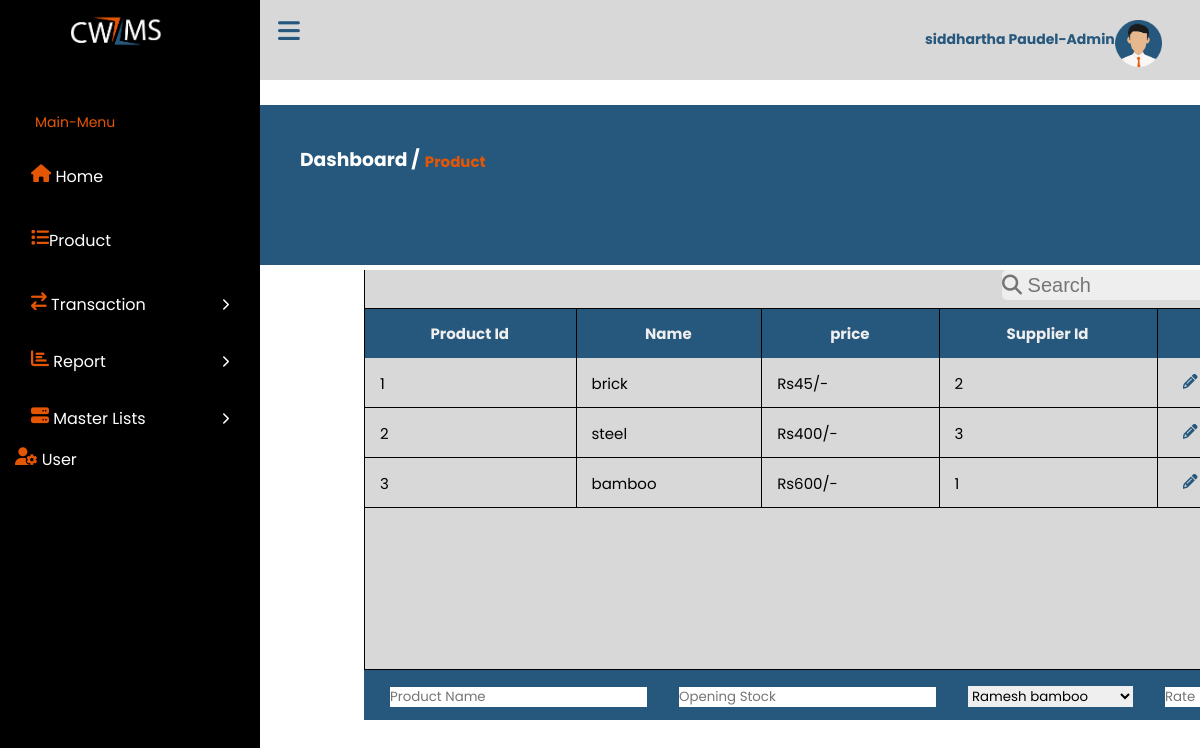
The app's page /product.php (signed in) with its own data.
### tables this page shows
CREATE TABLE `users` (
  `Id` int(11) NOT NULL,
  `Username` varchar(200) NOT NULL,
  `Email` varchar(200) NOT NULL,
  `Address` varchar(100) NOT NULL,
  `Password` varchar(200) NOT NULL
);

CREATE TABLE `product` (
  `product_id` int(11) NOT NULL,
  `name` varchar(100) NOT NULL,
  `supplier_id` int(11) NOT NULL,
  `price` varchar(100) NOT NULL
);

### addproduct.php (the view, shortened to what this page needs)
<div class="boxedform">
<form action="" method="post">
<table id="bulbul">
    <tr>
        <td><input type="text" name="name" placeholder="Product Name"></td>
         <td><input type="text" name="quantity" placeholder="Opening Stock"></td>
<td>
    <select name="suppliers"><?php
$host = 'localhost';
$user = 'root';
$pass = '';
$db = 'cwims';
$conn = new mysqli($host, $user, $pass, $db);
$sql = "SELECT * FROM suppliers";
$result = $conn->query($sql);
if ($result->num_rows > 0) {
  while($row = $result->fetch_assoc()) {
    echo"<option value=".$row["supplier_id"].">" .$row["name"]."</option>";
  }
  echo "</select>";
} else {
  echo "0 results";
}
?>
</td>
  <td><input type="number" name="rate" placeholder="Rate"></td>
    </tr>
</table>
</form>
</div>

### product.php (shortened to what this page needs)
<?php
   include("php/config.php");
?>
<!DOCTYPE html>
<html lang="en">
  <head>
    <link rel="stylesheet" href="https://cdnjs.cloudflare.com/ajax/libs/font-awesome/6.2.1/css/all.min.css" />
  </head>
  <body>
    <nav class="sidebar">
     <img src="images/logpcwims.png" id="img2233">
      <div class="menu-content">
        <ul class="menu-items">
          <div class="menu-title" id="menu-title">Main-Menu</div>
          <li class="item">
            <a href="home.php"><i class="fa fa-home" id="menlogo"></i> Home</a>
          </li>
          <li class="item">
            <a href="product.php"><i class="fa fa-list" id="menlogo"></i>Product</a>
          </li>
          <li class="item">
            <div class="submenu-item">
              <span><i class="fa fa-exchange" area-hidden="true" id="menlogo" ></i> Transaction</span>
              <i class="fa-solid fa-chevron-right"></i>
            </div>
          </li>
          <li class="item">
            <div class="submenu-item">
              <span><i class="fa fa-bar-chart" area-hidden="true" id="menlogo" ></i> Report</span>
              <i class="fa-solid fa-chevron-right"></i>
            </div>
          </li>
          <li class="item">
            <div class="submenu-item">
              <span><i class="fa fa-server" area-hidden="true" id="menlogo" ></i> Master Lists</span>
              <i class="fa-solid fa-chevron-right"></i>
            </div>
          </li>
          <?php
            $id = $_SESSION['id'];
            $query = mysqli_query($con,"SELECT*FROM users WHERE Id=$id");
            while($result = mysqli_fetch_assoc($query)){
                $res_Uname = $result['Username'];
                $res_id = $result['Id'];
            }
           echo " <i class='fa fa-user-gear' id='menlogo'></i>"; echo "<a href='edit.php?Id=$res_id'> User</a>";
            ?>
        </ul>
      </div>
    </nav>
    <nav class="navbar">
      <i class="fa-solid fa-bars" id="sidebar-close"></i>
      <div class="namecont">
      <h1 id="name1"> <?php echo $res_Uname?>-Admin</h1>
      <div class="img__wrap">
                 <img class="img__img" src="images/avatar.png" id="avtr" />
       </div>
      </div>
    </nav>
    <main class="main">
       <div class="maintop">
        <div class="pageinfo">
            <h3 id="nameD">Dashboard /</h3>
        </div>
        <div class="mainmid">
            <?php include 'display.product.php';?>
  </body>
</html>

### display.product.php (shortened to what this page needs)
<link rel="stylesheet" href="https://cdnjs.cloudflare.com/ajax/libs/font-awesome/6.2.1/css/all.min.css" />
<div class="dis_play">
<div class="tableFixHead">
<input type="text" id="search" placeholder="&#xF002; Search" style="font-family: Arial, FontAwesome;">
<table id="myTable">
        <thead>
                <th>Product Id</th>
                <th>Name</th>
                <th>price</th>
                <th>Supplier Id</th>
                <th>Action</th>
        </thead>
        <tbody>
        <?php
    include 'php/config.php';
    $query = "SELECT * FROM product";
    $result = mysqli_query($con, $query);
    if (mysqli_num_rows($result) > 0) {
        echo '<tr>';
        while ($row = mysqli_fetch_assoc($result)) {
            echo '<tr>';
            echo '<td>' . $row['product_id'] .'</div>'. '</td>';
            echo '<td>' . $row['name'] . '</td>';
            echo '<td> Rs' . $row['price'] . '/- </td>';
            echo '<td> '  . $row['supplier_id'] . '</td>';
            ?>
            <?php
            echo '<td><a href="update.product.php?id='. $row['product_id'] . '" id="pencil"><i class="fa fa-pencil"></i></a><a href="delete.product.php?id=' . $row['product_id'] . '"><i class="fa fa-trash" id="trash"></i></a></td>';
        }
    } else {
        echo 'No records found.';
    }
    ?>
</div>
<div class="added">
<?php include 'addproduct.php';?>
</div>
</html>

### addproduct.php (style rules this page uses)
.boxedform { display: flex; margin-left: 10px; height: 50px; width: 950px; background: #26577C; }
#bulbul { width: 950px; }

### display.product.php (style rules this page uses)
.tableFixHead { overflow: auto; height: 100px; margin-left: 10px; background: #d8d8d8; }
.tableFixHead thead th { position: sticky; top: 0; z-index: 1; }
table { border-collapse: collapse; width: 100%; font-size: 15px; }
th, td { padding: 8px 16px; }
th { background: #eee; }
.tableFixHead { overflow: auto; height: 400px; width: 950px; }
table { border-collapse: collapse; width: 100%; }
th, td { padding: 8px 16px; white-space: nowrap; height: 50px; }
th { background: #26577C; color: #eee; }
.tableFixHead, .tableFixHead td { box-shadow: inset 1px -1px #000; }
.tableFixHead th { box-shadow: inset 1px 1px #000, 0 1px #000; }
.dis_play { display: block; }
.added { margin-left: 10px; height: 50px; width: 950px; background: #26577C; }
#search { width: 300px; height: 30px; margin-bottom: 8px; margin-right: 12px; float: right; outline: #26577C; border-radius: 5px; background: #eee; color: #26577C; font-size: 20px; }
#pencil { color: #26577C; margin-right: 10px; margin-left: 10px; }

### product.php (style rules this page uses)
* { margin: 0; padding: 0; box-sizing: border-box; font-family: "Poppins", sans-serif; overflow: hidden; }
#img2233 { width: 40%; margin-left: 55px; }
.sidebar { position: fixed; height: 100%; width: 260px; background: #000; padding: 15px; z-index: 99; }
#menu-title { color:#E55604; }
#menlogo { color:#E55604; font-size: 18px; }
.sidebar a { color: #fff; text-decoration: none; }
.menu-content { position: relative; height: 100%; width: 100%; margin-top: 40px; overflow-y: scroll; }
.menu-items { height: 100%; width: 100%; list-style: none; transition: all 0.4s ease; }
.menu-title { color: #fff; font-size: 14px; padding: 15px 20px; }
.item a, .submenu-item { padding: 16px; display: inline-block; width: 100%; border-radius: 12px; }
.item i { font-size: 12px; }
.submenu-item { display: flex; justify-content: space-between; align-items: center; color: #fff; cursor: pointer; }
.navbar, .main { left: 260px; width: calc(100% - 260px); transition: all 0.5s ease; z-index: 1000; }
.navbar { position: fixed; background: #D8D8D8; font-size: 25px; color: #26577C; cursor: pointer; height: 80px; }
.navbar #sidebar-close { cursor: pointer; padding: 18px; }
.main { position: relative; display: flex; align-items: center; justify-content: center; height: 100vh; z-index: 100; background: #fff; }
* { margin: 0; padding: 0; border: 0; }
.img__wrap { position: relative; margin-left: 310px; margin-top: -30px; height: 200px; width: 257px; }
#avtr { width: 47px; }
.namecont { background: #D8D8D8; width: 395px; float: right; margin-top: -21px; height: 100px; }
#name1 { margin-top: 50px; margin-left: 120px; font-size: 14px; }
.maintop { width: 100%; height: 160px; background: #26577C; margin-top: -430px; }
.pageinfo { display: flex; padding: 40px; color: #fff; }
.mainmid { width: 100%; margin-left: 10%; margin-top: 6%; position: absolute; }

### records on screen
users: Username "siddhartha Paudel"
product: product_id "1", name "brick", price "45", supplier "2"
product: product_id "2", name "steel", price "400", supplier "3"
product: product_id "3", name "bamboo", price "600", supplier "1"

### other values on screen
form field suppliers "Ramesh bamboo"
